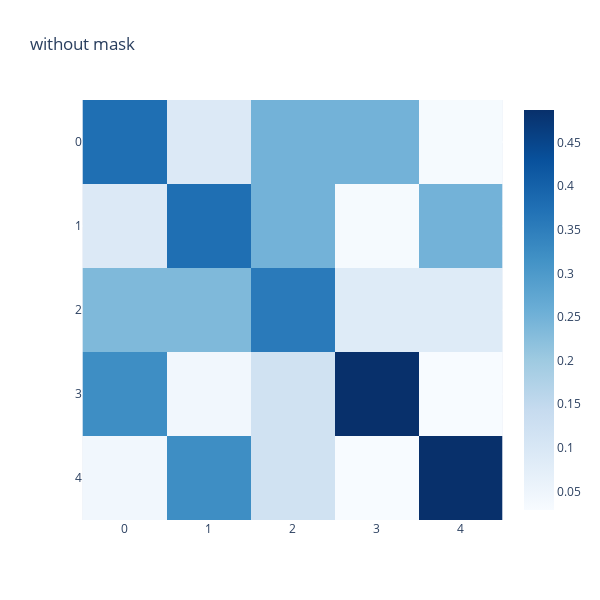

Notebook code cell kept with this figure:
### Code cell
#测试 ScaledDotProductAttention  
  
query = torch.tensor([[[0.0,1.414],[1.414,0.0],[1.0,1.0],[-1.0,1.0],[1.0,-1.0]]])  
key = query.clone()   
value = query.clone()  
  
attention = ScaledDotProductAttention()  
  
#没有mask   
out,p_att = attention(query, key, value)  
fig = px.imshow(p_att[0],color_continuous_scale="blues",  
                title="without mask",height=600,width=600)  
fig.show()

### Figure 1 — Plotly figure (JSON) as saved in the notebook; plotly's stock layout.template omitted (floating-point values rounded to 4 significant figures)
{"data": [{"coloraxis": "coloraxis", "hovertemplate": "x: %{x}<br>y: %{y}<br>color: %{z}<extra></extra>", "name": "0", "type": "heatmap", "xaxis": "x", "yaxis": "y", "z": [[0.3767, 0.09162, 0.249, 0.249, 0.03371], [0.09162, 0.3767, 0.249, 0.03371, 0.249], [0.2353, 0.2353, 0.3562, 0.08659, 0.08659], [0.3219, 0.04358, 0.1185, 0.4872, 0.0288], [0.04358, 0.3219, 0.1185, 0.0288, 0.4872]]}], "layout": {"coloraxis": {"colorscale": [[0, "rgb(247,251,255)"], [0.125, "rgb(222,235,247)"], [0.25, "rgb(198,219,239)"], [0.375, "rgb(158,202,225)"], [0.5, "rgb(107,174,214)"], [0.625, "rgb(66,146,198)"], [0.75, "rgb(33,113,181)"], [0.875, "rgb(8,81,156)"], [1, "rgb(8,48,107)"]]}, "height": 600, "title": {"text": "without mask"}, "width": 600, "xaxis": {"anchor": "y", "constrain": "domain", "domain": [0, 1], "scaleanchor": "y"}, "yaxis": {"anchor": "x", "autorange": "reversed", "constrain": "domain", "domain": [0, 1]}}}
